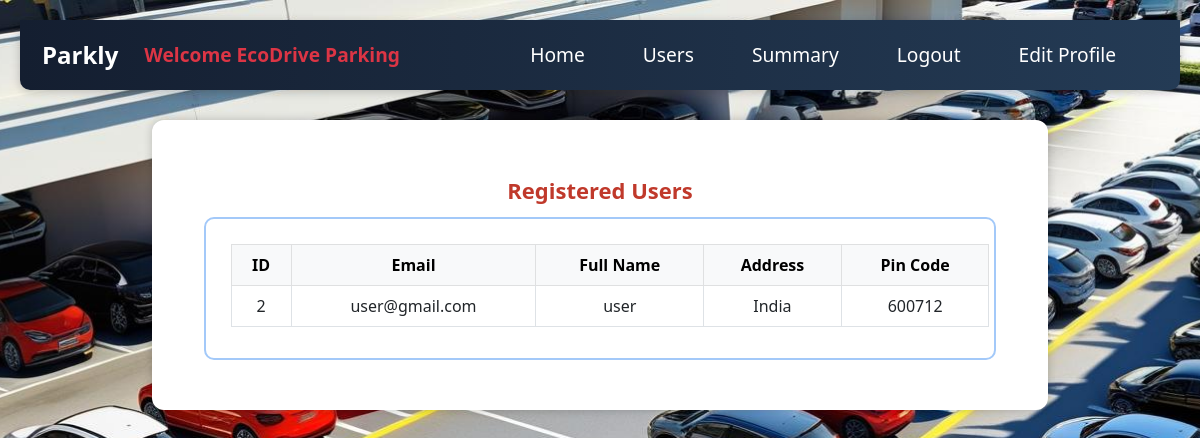
Page /admin/EcoDrive Parking/users (signed in) on the committed database.
### backend/models.py (models this page shows)
class User(db.Model,UserMixin):
    __tablename__="user"
    id=db.Column(db.Integer,primary_key=True)
    email=db.Column(db.String,unique=True,nullable=False)
    password=db.Column(db.String,nullable=False)
    role=db.Column(db.Integer,default=1)
    full_name=db.Column(db.String,nullable=False)
    address=db.Column(db.String,nullable=False)
    pin_code=db.Column(db.Integer,nullable=False)
    reservations=db.relationship("Reservation",cascade="all,delete",backref="user",lazy=True) #user can access their all reservation

### backend/controllers.py (the view)
@app.route("/admin/<name>/users")
@login_required
def admin_users(name):
    users = User.query.all()
    return render_template("users.html", name=name, users=users)

### backend/controllers.py (called while the page is built)
@login_manager.user_loader
def load_user(user_id):
    return User.query.get(int(user_id))

### templates/users.html
{% extends "admin_layout.html" %}
{% block content %}
<div class="main-content">
<div class="container mt-4">
    <div class="dashboard-title">Registered Users</div>
    <div class="box">
        <table class="table table-bordered text-center">
            <thead class="table-light">
                <tr>
                    <th>ID</th>
                    <th>Email</th>
                    <th>Full Name</th>
                    <th>Address</th>
                    <th>Pin Code</th>
                </tr>
            </thead>
            <tbody>
                {% for user in users %}
                    {% if user.email != "admin@iitm.ac.in" %}
                    <tr>
                        <td>{{ user.id }}</td>
                        <td>{{ user.email }}</td>
                        <td>{{ user.full_name }}</td>
                        <td>{{ user.address }}</td>
                        <td>{{ user.pin_code }}</td>
                    </tr>
                    {% endif %}
                {% endfor %}
            </tbody>
        </table>
    </div>
</div>
</div>
{% endblock %}

### static/styles/main.css (style rules this page uses)
* { margin: 10px; padding: 0; box-sizing: border-box; }
body { font-family: Arial, sans-serif; }

### static/styles/admin.css (style rules this page uses)
.admin-dashboard { background: url('/static/images/parking-bg3.jpg') no-repeat center center fixed; background-size: cover; min-height: 100vh; }
.admin-dashboard .main-content { background-color: white; padding: 30px; border-radius: 12px; margin: 30px auto; width: 95%; box-shadow: 0 0 10px rgba(0, 0, 0, 0.2); }
.admin-dashboard .dashboard-title { font-size: 22px; color: #c0392b; font-weight: bold; text-align: center; margin-top: 10px; }
.admin-dashboard .box { border: 2px solid #a3c9f9; border-radius: 10px; padding: 15px; margin-bottom: 20px; }

### rows in the picture
User: id "2", email "user@gmail.com", full_name "user", address "India", pin_code "600712"

### other values in the picture
{{ name }} "EcoDrive Parking"
